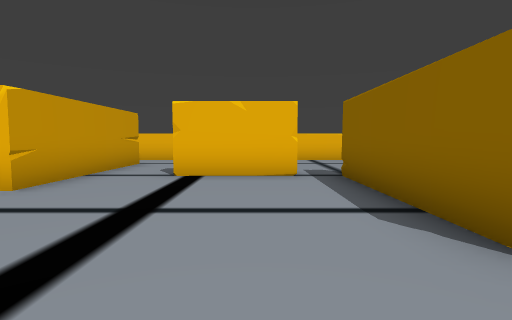
View 1 (above)

17 first-person views from a walk through a scene from a Unity 3-D project. The camera is 1.5 m above the floor, tilts 4° down and sees 80° across. The floor is counted in squares, 2 m on a side. Each view is taken from the middle of a square. On the plan, view 1 faces up. The plan holds only what a view shows up to about 10 squares ahead; the rest is blank. The place goes on beyond the plan. The player character is not drawn.

View 2
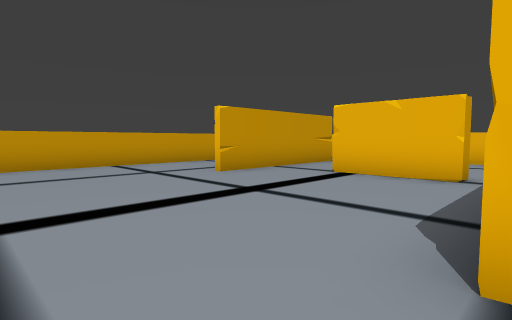

View 3
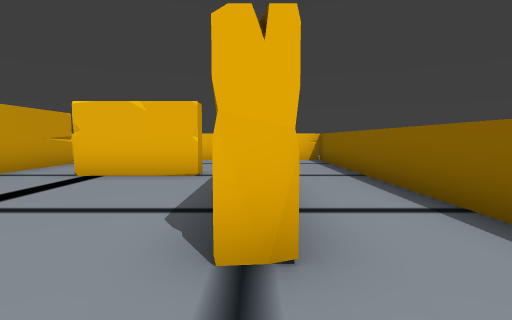

View 4
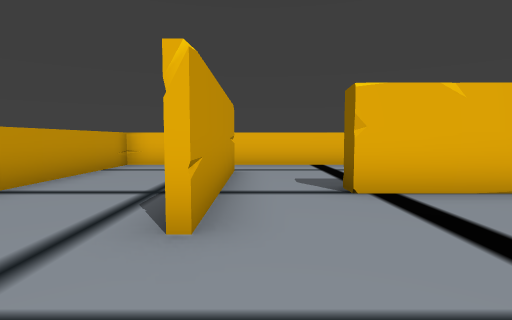

View 5
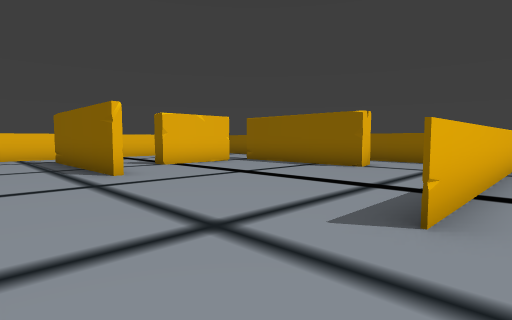

View 6
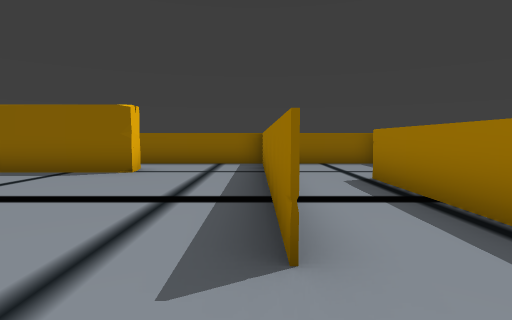

View 7
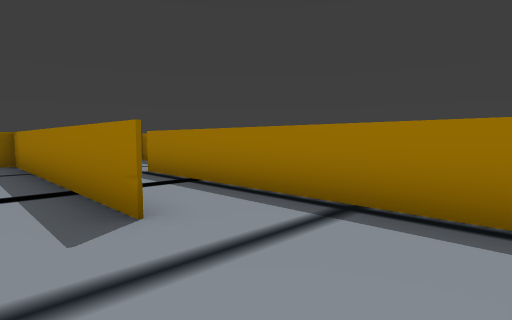

View 8
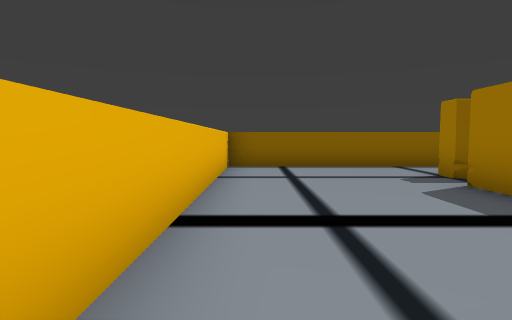

View 9
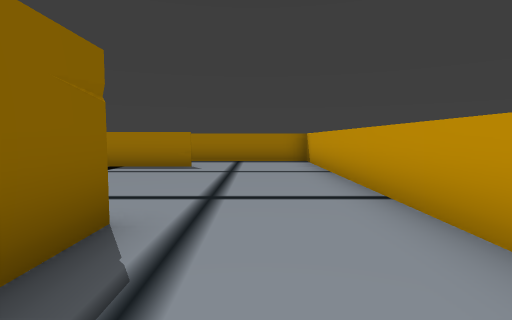

View 10
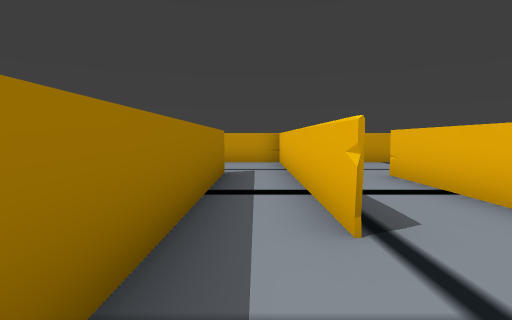

View 11
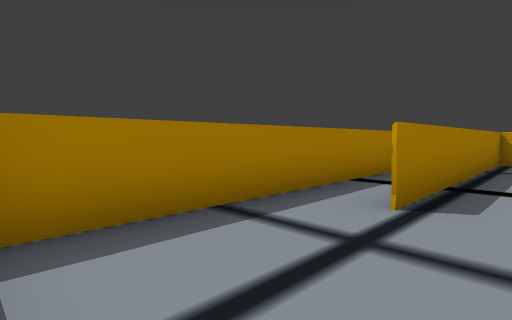

View 12
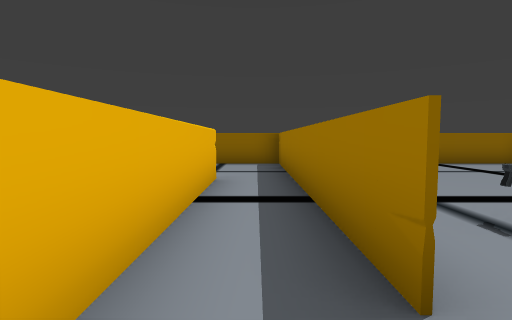

View 13
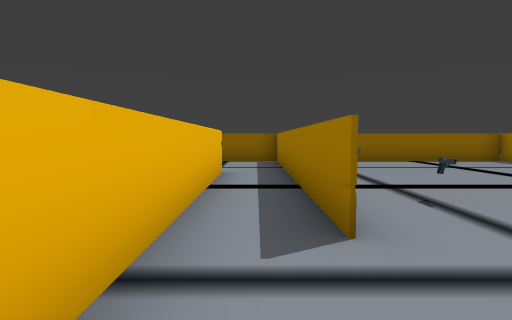

View 14
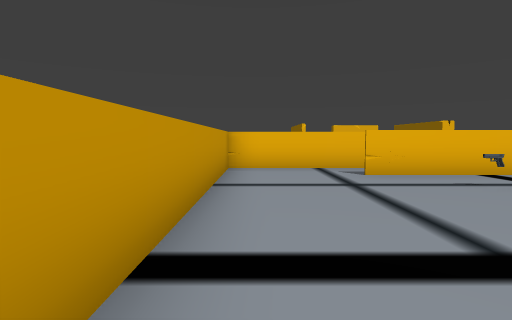

View 15
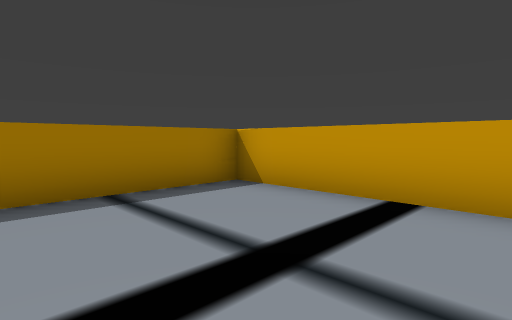

View 16
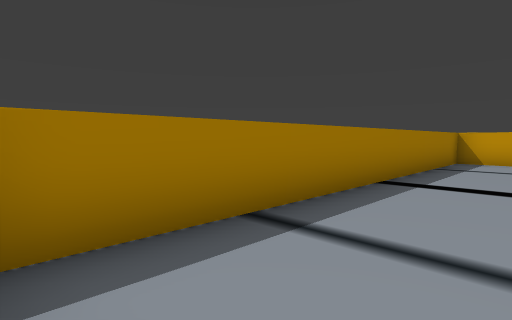

View 17
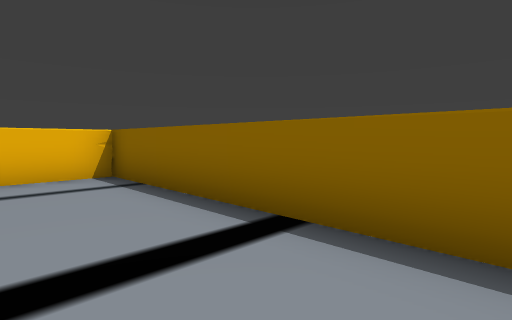

### Floor plan
Points are (right, up) in squares from view 1. A wall is a line through its corners. A room is listed if a view was taken in it or the views show most of it. See-through windows are left out.
Room 1 (views 1, 2, 3, 4, 5, 6, 7, 8, 9)
walls: (-3.7, 4.2) (-3.7, 9.2); (2.1, 1.8) (1.8, 1.7); (2.3, 1.8) (1.8, 1.8) (1.8, 6.2) (2.3, 6.2); (0.4, -1.2) (-3.2, -1.2); (-3.4, -1.2) (4.2, -1.2); (-3.5, 9.3) (-3.5, 4.3); (4.3, -1) (4.3, 10.7) (-6.7, 10.7) (-6.7, -3); (-6.7, -3.2) (0.8, -3.2)
ways out: opening at (0, -2) to room 2
objects: other object (-1, 7) to (0, 7)
Room 2 (views 10, 11)
walls: (2.6, -1.2) (0.4, -1.2); (0.5, -4.7) (4.2, -4.7); (4.3, -4.9) (4.3, -1)
ways out: opening at (0, -2) to room 1; opening at (1, -4) to room 3
Room 3 (views 12, 13, 14, 15, 16, 17)
walls: (-0.6, -4.8) (-3.8, -4.8); (-3.9, -4.7) (0.5, -4.7); (0.8, -3.3) (-6.8, -3.3); (4.4, -4.8) (2.5, -4.8); (4.3, -11.9) (4.3, -4.9); (-6.7, -3) (-6.7, -12.2) (4.1, -12.2)
ways out: opening at (1, -4) to room 2
objects: other object (-2, -6); other object (1, -6)

Where each view was taken, in squares from view 1:
view 1: 0 up, 0 right, facing up
view 2: 0 up, 2 right, facing up-left
view 3: 0 up, 2 right, facing up
view 4: 2 up, 3 left, facing up
view 5: 2 down, 6 left, facing up-right
view 6: 1 down, 5 left, facing right
view 7: 0 up, 6 left, facing down-right
view 8: 10 up, 4 left, facing right
view 9: 7 up, 5 left, facing down
view 10: 4 down, 3 right, facing left
view 11: 2 down, 4 right, facing down-left
view 12: 4 down, 5 left, facing right
view 13: 4 down, 6 left, facing right
view 14: 11 down, 6 left, facing up
view 15: 8 down, 3 left, facing down-left
view 16: 10 down, 4 right, facing down-left
view 17: 11 down, 2 right, facing up-right
